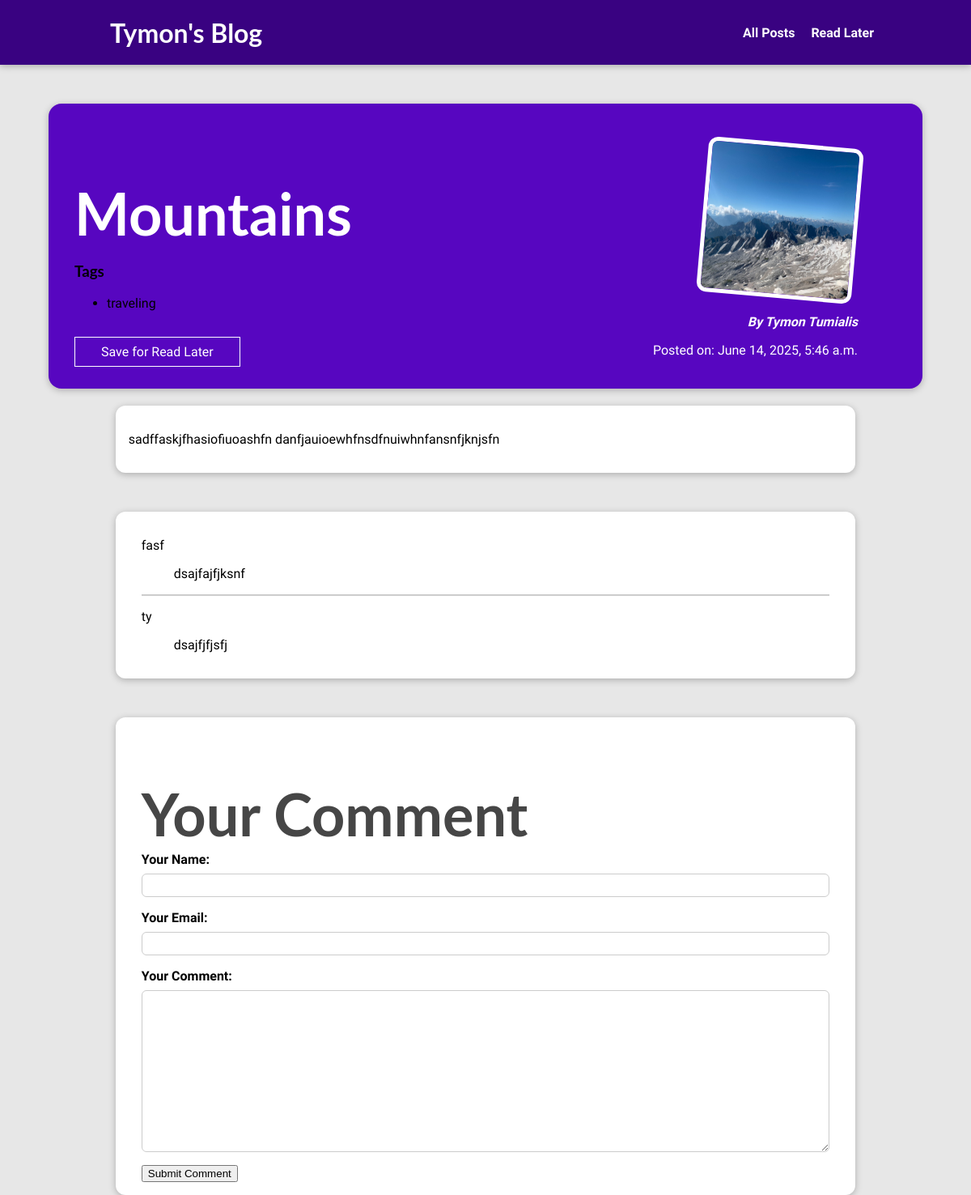
The app's page /post/mountains with its own data.
### blog/models.py (models this page shows, shortened)
class Post(models.Model):
    title = models.CharField(max_length=200)
    excerpt = models.TextField()
    image = models.ImageField(upload_to='posts', null=True)
    date = models.DateTimeField(auto_now_add=True)
    slug = models.SlugField(max_length=200, unique=True, db_index=True, blank=True)
    content = models.TextField(validators=[MinLengthValidator(10)])
    author = models.ForeignKey(Author, on_delete=models.CASCADE)
    tags = models.ManyToManyField(Tag, blank=True)

class Tag(models.Model):
    caption = models.CharField(max_length=50)

class Author(models.Model):
    first_name = models.CharField(max_length=100)
    last_name = models.CharField(max_length=100)
    email = models.EmailField()
    def __str__(self):
        return f"{self.first_name} {self.last_name}"

class Comment(models.Model):
    name = models.CharField(max_length=100)
    email = models.EmailField(max_length=100)
    text = models.TextField(max_length=500)
    post = models.ForeignKey(Post, on_delete=models.CASCADE, related_name='comments')
    created_at = models.DateTimeField(auto_now_add=True)

### blog/views.py (the view, shortened to what this page needs)
# urls.py: path("post/<slug:slug>", views.PostDetailView.as_view(), name="post_detail"),
class PostDetailView(View):
    def is_stored(self, request, post_id):
        stored_posts = request.session.get("stored_posts")
        is_saved = None
        if stored_posts is not None:
            is_saved = post.id in stored_posts
        else:
            is_saved = False
        return is_saved
    def get(self, request, slug):
        post = Post.objects.get(slug=slug)
        is_saved = self.is_stored(request, post.id)
        return render(
            request,
            "blog/post_detail.html",
            {
                "identified_post": post,
                "tags": post.tags.all(),
                "comment_form": CommentForm(),
                "comments": post.comments.all().order_by("-created_at"),
                "saved_for_later": is_saved,
            },
        )

### blog/forms.py
class CommentForm(forms.ModelForm):
    class Meta:
        model = Comment
        fields = ("name", "email", "text")
        labels = {
            "name": "Your Name",
            "email": "Your Email",
            "text": "Your Comment"
        }

### blog/templates/blog/post_detail.html (shortened to what this page needs)
{% extends 'base.html' %}
{% load static %}
{% block css_files %}
<link rel="stylesheet" href="{% static 'blog/post-details.css' %}" />
{% endblock %}
{% block content %}
<section id="summary">
  <h2>{{ identified_post.title }}</h2>
  <h3> Tags </h3>
      <ul>
        {% for tag in tags %}
          <li>{{ tag.caption }}</li>
        {% endfor %}
      </ul>
<div id="read-later">
  <form method="POST" action="{% url 'read_later' %}">
    <button>
      {% if saved_for_later %}
      Remove from Read Later
      {% else %}
      Save for Read Later
      {% endif %}
    </button>
  </form>
</div>
  <article class="post">
    <img src="{{ identified_post.image.url }}" alt="{{ identified_post.title }}" />
    <address>By {{ identified_post.author }}</address>
    <div class="post__content">
      <p class="post__meta">Posted on: {{ identified_post.date }}</p>
    </div>
  </article>
  <main>
    {{ identified_post.content|linebreaks }}
  </main>
<section id="comments">
  <ul>
{% for comment in comments %}
    <li>
      <p>{{ comment.name }}</p>
      <blockquote>{{ comment.text }}</blockquote>
    </li>
{% endfor %}
  </ul>
    </section>
    <section id="comments">
      <h2>Your Comment</h2>
      <form method="POST" action="{% url 'post_detail' identified_post.slug %}">
        {% for element in comment_form %}
          <div class="form-control">
            {{ element.label_tag }}
            {{ element }}
          </div>
        {% endfor %}
        <button type="submit">Submit Comment</button>
      </form>
    </section>
{% endblock %}

### templates/base.html (shortened to what this page needs)
{% load static %}
<!DOCTYPE html>
<html lang="en">
  <head>
    <link rel="stylesheet" href="{% static 'app.css' %}" />
    {% block css_files %}{% endblock %}
  </head>
  <body>
    <header id="main-navigation">
      <h1><a href="{% url 'index' %}">Tymon's Blog</a></h1>
      <nav>
        <a href="{% url 'post_list' %}">All Posts</a>
         <a href="{% url 'read_later' %}">Read Later</a>
      </nav>
    </header>
    {% block content %}
    {% endblock %}
  </body>
</html>

### static/app.css (style rules this page uses)
* { box-sizing: border-box; }
html { font-family: 'Open Sans', 'Lato', sans-serif; }
body { margin: 0; }
h1, h2, h3 { font-family: 'Lato', sans-serif; font-weight: bold; }
#main-navigation { width: 100%; height: 5rem; display: flex; justify-content: space-between; align-items: center; padding: 0 10%; position: absolute; top: 0; left: 0; }
#main-navigation a { text-decoration: none; color: white; font-weight: bold; margin-left: 1rem; }

### blog/static/blog/post-details.css (style rules this page uses)
body { background-color: #e7e7e7; }
#main-navigation { background-color: #390281; box-shadow: 0 2px 8px rgba(0, 0, 0, 0.25); }
#summary { margin: 8rem auto 3rem auto; padding: 2rem; width: 90%; max-width: 90rem; border-radius: 16px; background-color: #5706c0; position: relative; box-shadow: 0 2px 8px rgba(0, 0, 0, 0.25); height: 22rem; }
#summary h2 { color: white; font-size: 4.5rem; margin-bottom: 0.25rem; }
#summary article { position: absolute; top: 2rem; right: 3rem; padding: 1rem 2rem; border-radius: 12px; text-align: right; color: white; }
#summary article img { width: 12rem; height: 12rem; border-radius: 12px; transform: rotateZ(5deg); border: 5px solid white; margin-bottom: 1rem; }
#summary address { font-weight: bold; }
#read-later { margin: 2rem 0; }
#read-later button { background-color: transparent; border: 1px solid white; padding: 0.5rem 2rem; font: inherit; color: white; cursor: pointer; }
main { width: 90%; max-width: 90rem; margin: 3rem auto; background-color: white; padding: 1rem; border-radius: 12px; box-shadow: 0 2px 8px rgba(0, 0, 0, 0.25); }
.form-control { margin-bottom: 1rem; }
.form-control label { font-weight: bold; margin-bottom: 0.5rem; display: block; }
.form-control input, .form-control textarea { display: block; width: 100%; font: inherit; padding: 0.25rem; border-radius: 6px; border: 1px solid #ccc; }
#comments { margin: 3rem auto; width: 90%; max-width: 60rem; border-radius: 12px; background-color: white; box-shadow: 0 2px 8px rgba(0, 0, 0, 0.25); padding: 1rem 2rem; }
#comments ul { list-style: none; margin: 0; padding: 0; }
#comments li { margin-bottom: 1rem; border-bottom: 2px solid #ccc; }
#comments li:last-of-type { border-bottom: none; }
#comments h2 { color: #464646; }

### records on screen
Post: title "Mountains", image (picture), author "Tymon Tumialis", date "June 14, 2025, 5:46 a.m.", content "sadffaskjfhasiofiuoashfn danfjauioewhfnsdfnuiwhnfansnfjknjsfn"
Tag: caption "traveling"
Comment: name "fasf", text "dsajfajfjksnf"
Comment: name "ty", text "dsajfjfjsfj"

### other values on screen
{{ element.label_tag }} "Your Name:" "Your Email:" "Your Comment:"
